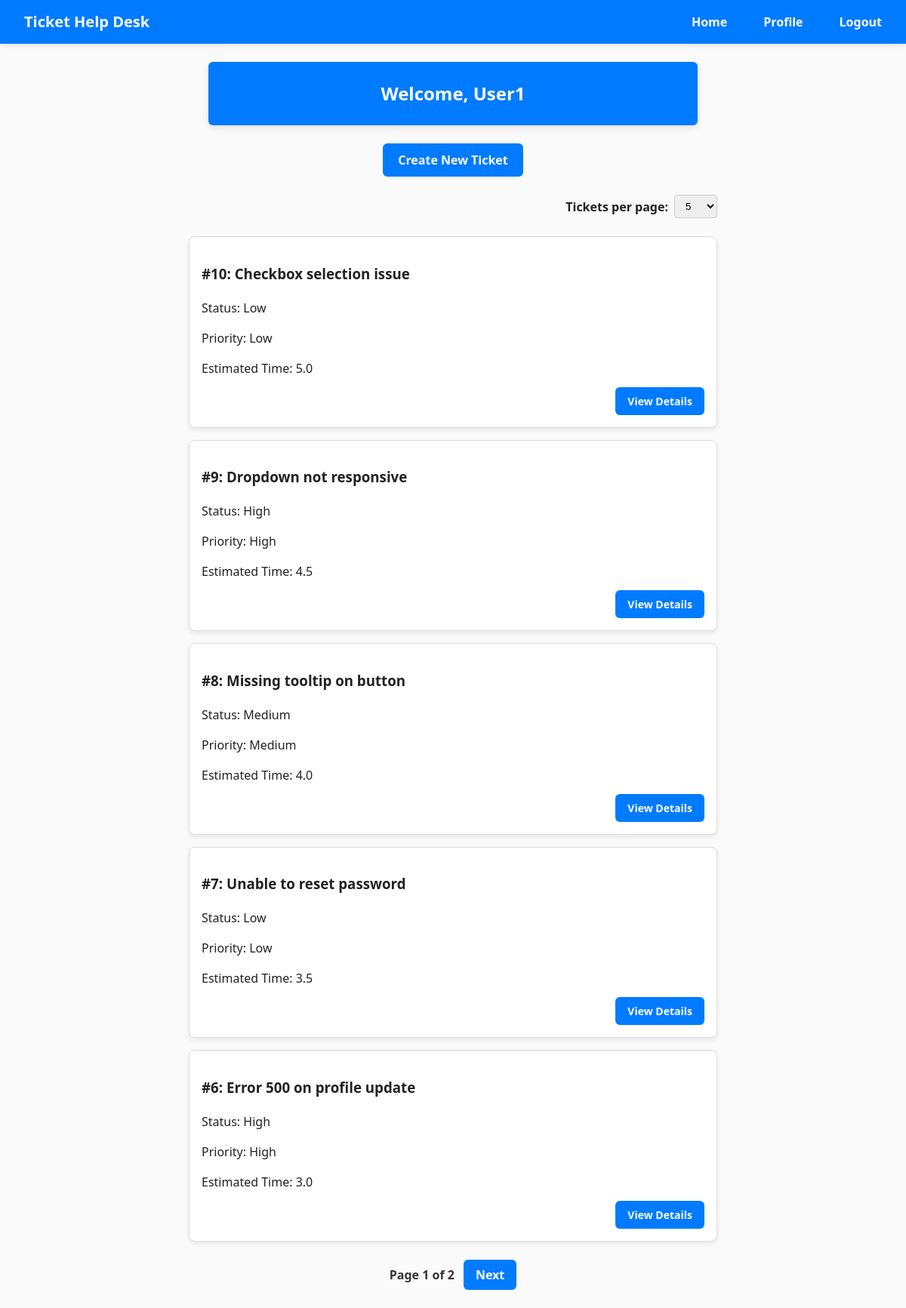
Screenshot of / (signed in) with the database file from the repository.
### HelpDeskTicketingSystem/models/UserModel.py (models this page shows)
class User(db.Model, UserMixin):
    id = db.Column(db.Integer, primary_key=True)
    email = db.Column(db.String(150), unique=True)
    password = db.Column(db.String(150))
    forename = db.Column(db.String(150))
    surname = db.Column(db.String(150))
    account_type = db.Column(db.String(20), nullable=False)

### HelpDeskTicketingSystem/models/TicketModel.py (models this page shows)
class Ticket(db.Model):
    id = db.Column(db.Integer, primary_key=True)
    subject = db.Column(db.String(100), nullable=False)
    description = db.Column(db.Text, nullable=False)
    status = db.Column(db.String(20), nullable=False)
    priority = db.Column(db.String(20), nullable=False)
    estimated_time = db.Column(db.Float, nullable=False)
    date_created = db.Column(db.DateTime(timezone=True), default=func.current_timestamp())
    user_id = db.Column(db.Integer, db.ForeignKey('user.id'))
    user = relationship('User', backref='tickets')

### HelpDeskTicketingSystem/views/home.py (the view)
@home_bp.route('/')
@login_required
def home():
    page = request.args.get('page', 1, type=int)
    per_page = request.args.get('per_page', 5, type=int)
    if current_user.account_type == 'Administrator':
        tickets = Ticket.query.order_by(Ticket.id.desc()).paginate(page=page, per_page=per_page)
    else:
        tickets = Ticket.query.filter_by(user_id=current_user.id).order_by(Ticket.id.desc()).paginate(page=page, per_page=per_page)
    return render_template("home.html", user=current_user, tickets=tickets, per_page=per_page)

### HelpDeskTicketingSystem/__init__.py (called while the page is built)
def create_app():
    app = Flask(__name__)
    app.config.from_object(Config)
    db.init_app(app)
    login_manager.init_app(app)
    login_manager.login_view = 'auth.login'
    from .views.home import home_bp
    from .views.auth import auth_bp
    from .views.users import users_bp
    from .views.tickets import tickets_bp
    app.register_blueprint(home_bp, url_prefix='/')
    app.register_blueprint(auth_bp, url_prefix='/')
    app.register_blueprint(tickets_bp, url_prefix='/')
    app.register_blueprint(users_bp, url_prefix='/')
    create_database(app)
    from .models import User
    @login_manager.user_loader
    def load_user(user_id):
        return User.query.get(int(user_id))
    return app

### HelpDeskTicketingSystem/templates/home.html (shortened to what this page needs)
{% extends "base.html" %}
{% block content %}
  <h2>Welcome, {{ user.forename }}</h2>
  <div class="create-ticket-wrapper">
    <a href="{{ url_for('tickets.create_ticket') }}" class="btn btn-primary btn-new-ticket">Create New Ticket</a>
  </div>
  <div class="per-page-form-wrapper">
  <form method="get" action="{{ url_for('home.home') }}" class="per-page-form">
    <label for="per_page">Tickets per page:</label>
    <select name="per_page" id="per_page" onchange="this.form.submit()">
      {% for option in [5, 10, 15, 20] %}
        <option value="{{ option }}" {% if per_page == option %}selected{% endif %}>{{ option }}</option>
      {% endfor %}
    </select>
  </form>
  </div>
  <br>
  {% if tickets.items %}
    <div class="list-group">
      {% for ticket in tickets.items %}
        <div class="entity-card entity-card--list">
          <h3>#{{ ticket.id }}: {{ ticket.subject }}</h3>
          <p>Status: {{ ticket.priority }}</p>
          <p>Priority: {{ ticket.priority }}</p>
          <p>Estimated Time: {{ ticket.estimated_time }}</p>
          <a href="{{ url_for('tickets.ticket_details', ticket_id=ticket.id) }}" class="btn btn-primary">View Details</a>
        </div>
      {% endfor %}
    </div>
    <div class="pagination">
      Page {{ tickets.page }} of {{ tickets.pages }}
      {% if tickets.has_next %}
        <a href="{{ url_for('home.home', page=tickets.next_num, per_page=per_page) }}" class="btn btn-secondary">Next</a>
      {% endif %}
    </div>
  {% else %}
    <p class="no-tickets">No tickets are associated with this user.</p>
  {% endif %}
{% endblock %}

### HelpDeskTicketingSystem/static/main.css (style rules this page uses)
body { margin: 0; padding: 0; font-family: "Segoe UI", sans-serif; font-size: 16px; line-height: 1.5; color: #222; background-color: #fafafa; }
h2 { background: #fff; padding: 24px; border-radius: 6px; box-shadow: 0 3px 8px rgba(0, 0, 0, 0.1); max-width: 600px; margin: 0 auto; text-align: center; margin-bottom: 24px; background-color: #007bff; color: #fff; }
a { color: #007bff; text-decoration: none; }
p { color: #222; text-decoration: none; font-weight: 300; }
.create-ticket-wrapper { text-align: center; margin: 24px 0; }
.btn-new-ticket { display: inline-block; background-color: #007bff; color: #fff; padding: 10px 20px; font-size: 1rem; font-weight: 600; border: none; border-radius: 6px; cursor: pointer; transition: background-color 0.2s ease; }
.per-page-form-wrapper { display: flex; justify-content: flex-end; max-width: 700px; margin: 0 16px 0 100px; padding: 0; }
.per-page-form { display: flex; justify-content: flex-end; align-items: center; gap: 8px; font-weight: 600; margin: 0; margin-left: 32px; }
.per-page-form label { margin: 0; font-weight: 600; }
.per-page-form select { padding: 6px 10px; border-radius: 4px; border: 1px solid #ccc; }
.pagination { display: flex; justify-content: center; align-items: center; gap: 12px; margin-top: 24px; font-weight: 600; color: #333; font-size: 1rem; }
.pagination a.btn { background-color: #007bff; color: #fff; padding: 8px 16px; border-radius: 6px; border: none; font-weight: 700; text-decoration: none; cursor: pointer; transition: background-color 0.2s; }
.list-group { list-style: none; padding: 0; max-width: 700px; margin: 0 auto; }
.entity-card { background: #fff; border: 1px solid #ddd; border-radius: 8px; box-shadow: 0 3px 6px rgba(0, 0, 0, 0.08); padding: 16px; margin-bottom: 16px; }
.entity-card--list { position: relative; max-width: 800px; margin-left: auto; margin-right: auto; text-align: left; padding-bottom: 50px; }
.entity-card--list .btn-primary { position: absolute; bottom: 16px; right: 16px; width: auto; padding: 8px 16px; font-size: 14px; font-weight: 700; border: none; border-radius: 6px; background: #007bff; color: white; cursor: pointer; }

### rows the page displays
User: forename "User1"
Ticket: id "10", subject "Checkbox selection issue", priority "Low", estimated_time "5.0"
Ticket: id "9", subject "Dropdown not responsive", priority "High", estimated_time "4.5"
Ticket: id "8", subject "Missing tooltip on button", priority "Medium", estimated_time "4.0"
Ticket: id "7", subject "Unable to reset password", priority "Low", estimated_time "3.5"
Ticket: id "6", subject "Error 500 on profile update", priority "High", estimated_time "3.0"

### other values shown
{{ tickets.page }} "1"
{{ tickets.pages }} "2"
form field per_page "5"
